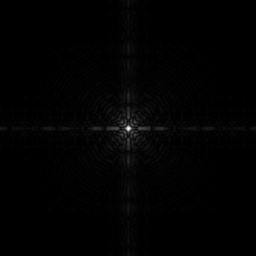
%> input picture Experimental_Report_doc/数字图像处理技术/E1_Matlab环境及图像的基本操作/DFT.tif (cropped and resized to the size of MATLAB's example picture), 256 x 256 px, given in place of cameraman.tif, which was not available
$ octave exp1_2.m   (GNU Octave 9; MATLAB toolbox functions it lacks are replaced by stand-ins)
%> lines starting %> are read from the running program, lines starting %| are printed output that depends on the picture; pictures that were not available may be replaced by others from this repository, and a replacement may not be noted


%% 6 统计图像的直方图
I=imread('cameraman.tif') ;%读取图像数据
%> I is the input picture: size 256x256 uint8; min 0, max 255, mean 2.1
imshow(I);
r=size(I,1);
%> r = 256
c=size(I,2);
%> c = 256
N=zeros(1,256);
for i=1:r
    for j=1:c
        m=I(i,j);
        N(m+1) =N(m+1)+1;%记录每个灰度值的像素数
    end
end
%> after the loop, N = 256 values, max 44683 at index 1, min 0 at index 2, mean 256
%figure
subplot(1,2,1);%subplot将窗口分为1x2两个窗口，现在在第一个小窗口绘制原图
imshow(I);
subplot(1,2,2);
figure
imhist(I);
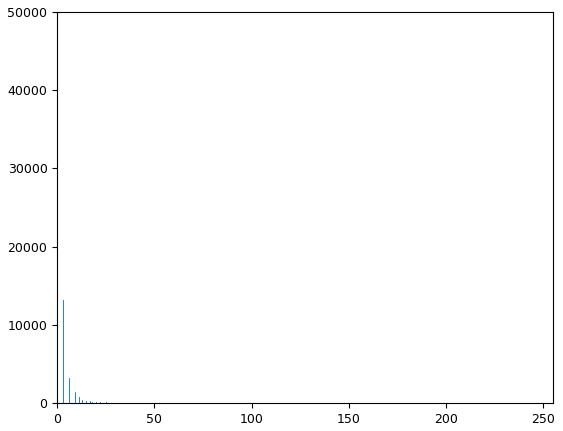
%> figure redrawn from the program's plot data; highest point at x = 0, y = 44683
figure
bar(N);%bar函数绘制直方图，为N中每一行的每一个元素绘制一个条
axis tight;%设置坐标轴
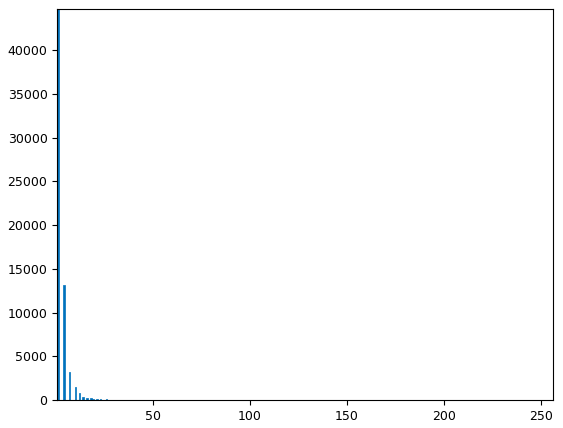
%> figure redrawn from the program's plot data; tallest bar 44683 high, from x = 0.6 to 1.4


%%  3.2 图像旋转
close all; clear; clc; %关闭所有图形窗口，清除工作空间所有变量，清空命令行
[I, map] =imread('peppers.png') ;%读入图像
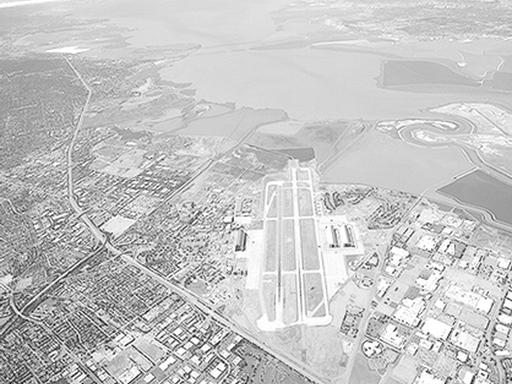
%> input picture Experimental_Report_doc/数字图像处理技术/E1_Matlab环境及图像的基本操作/aerial_image.tif (cropped and resized to the size of MATLAB's example picture), 512 x 384 px, given in place of peppers.png, which was not available
%> I is the input picture: size 384x512x3 uint8; min 5, max 255, mean 196.6
%> map = []
%> (the run ends here)
